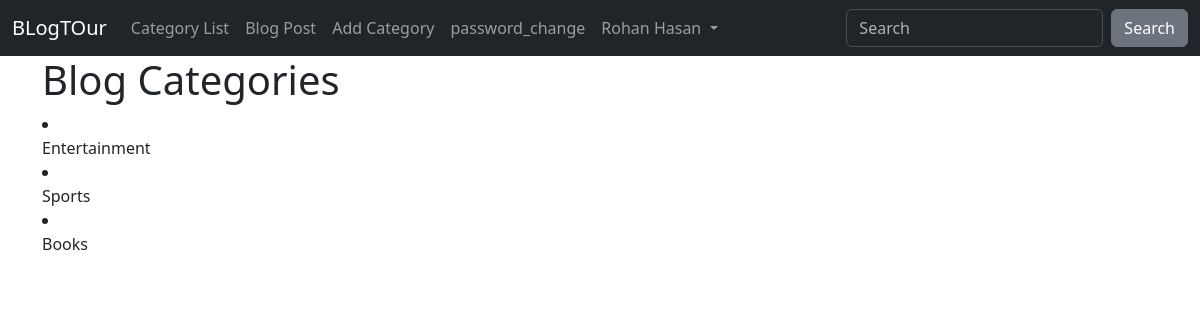
Screenshot of /category_list/ (signed in) with the database file from the repository.
### blogapp/models.py (models this page shows, shortened)
class Category(models.Model):
    name = models.CharField(max_length=100)
    def __str__(self):
        return self.name

### blogapp/views.py (the view)
# urls.py: path('category_list/',categorylistview,name='category_list' ),
def categorylistview(request):
    cat_menu_list=Category.objects.all()
    return render(request, 'category_list.html',{'cat_menu_list':cat_menu_list})

### templates/category_list.html (shortened to what this page needs)
{% extends 'base.html' %}
{% block content %}
        <h1>Blog Categories</h1>
        {% for item in cat_menu_list %}
            <li><a class="dropdown-item" href="{% url 'category' item %}">{{item}}</a></li>
        {% endfor %}
{% endblock content %}

### templates/navbar.html (shortened to what this page needs)
<nav class="navbar navbar-expand-lg bg-dark" data-bs-theme="dark">
  <div class="container-fluid">
    <a class="navbar-brand" href="{% url 'home' %}">BLogTOur</a>
    <div class="collapse navbar-collapse" id="navbarColor02">
      <ul class="navbar-nav me-auto">
      {% if cat_menu %}
        <li class="nav-item dropdown">
          <a class="nav-link dropdown-toggle" href="#" role="button" data-bs-toggle="dropdown" aria-expanded="false">
            Categories
          </a>
          <ul class="dropdown-menu">
          {% for item in cat_menu %}
            <li><a class="dropdown-item" href="{% url 'category' item %}">{{item}}</a></li>
          {% endfor %}
          </ul>
        </li>
      {% else %}
        <li class="nav-item">
          <a class="nav-link" href="{% url 'category_list' %}">Category List</a>
        </li>
      {% endif %}
      {% if user.is_authenticated %}
            <li class="nav-item">
              <a class="nav-link" href="{% url 'addpost' %}">Blog Post</a>
            </li>
            <li class="nav-item">
              <a class="nav-link" href="{% url 'addcategory' %}">Add Category</a>
            </li>
            <li class="nav-item">
              <a class="nav-link" href="{% url 'password_change' %}">password_change</a>
            </li>
      {% endif %}
        {% if user.is_authenticated %}
           <li class="nav-item dropdown">
              <a class="nav-link dropdown-toggle" href="#" id="navbarDropdown" role="button" data-bs-toggle="dropdown" aria-expanded="false">
                {{user.first_name}} {{user.last_name}}
              </a>
            </li>
        {% endif %}
      </ul>
      <form class="d-flex">
        <input class="form-control me-sm-2" type="search" placeholder="Search">
        <button class="btn btn-secondary my-2 my-sm-0" type="submit">Search</button>
      </form>
    </div>
  </div>
</nav>

### rows the page displays
Category: name "Entertainment"
Category: name "Sports"
Category: name "Books"

### other values shown
{{ user.first_name }} "Rohan"
{{ user.last_name }} "Hasan"
